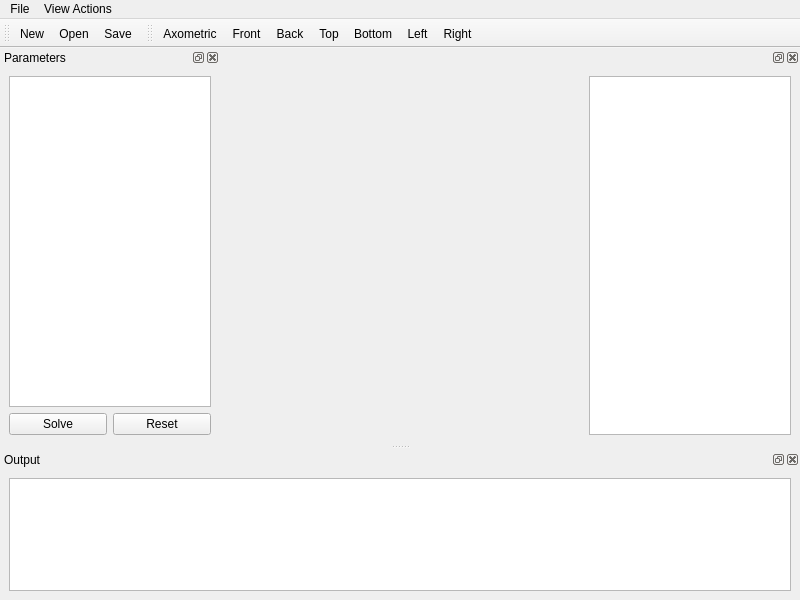
<?xml version="1.0" encoding="UTF-8"?>
<ui version="4.0">
 <class>FEMWindow</class>
 <widget class="QMainWindow" name="FEMWindow">
  <property name="geometry">
   <rect>
    <x>0</x>
    <y>0</y>
    <width>800</width>
    <height>600</height>
   </rect>
  </property>
  <property name="minimumSize">
   <size>
    <width>800</width>
    <height>600</height>
   </size>
  </property>
  <property name="windowTitle">
   <string>FEngSIM</string>
  </property>
  <widget class="QWidget" name="centralwidget"/>
  <widget class="QMenuBar" name="menubar">
   <property name="geometry">
    <rect>
     <x>0</x>
     <y>0</y>
     <width>800</width>
     <height>25</height>
    </rect>
   </property>
   <widget class="QMenu" name="menuFile">
    <property name="title">
     <string>File</string>
    </property>
    <addaction name="actionNew"/>
    <addaction name="actionOpen"/>
    <addaction name="actionSave"/>
   </widget>
   <widget class="QMenu" name="menuView_Actions">
    <property name="title">
     <string>View Actions</string>
    </property>
    <addaction name="actionAxometric"/>
    <addaction name="actionFront"/>
    <addaction name="actionBack"/>
    <addaction name="actionTop"/>
    <addaction name="actionBottom"/>
    <addaction name="actionLeft"/>
    <addaction name="actionRight"/>
   </widget>
   <addaction name="menuFile"/>
   <addaction name="menuView_Actions"/>
  </widget>
  <widget class="QDockWidget" name="dockWidget">
   <property name="minimumSize">
    <size>
     <width>220</width>
     <height>156</height>
    </size>
   </property>
   <property name="maximumSize">
    <size>
     <width>220</width>
     <height>524287</height>
    </size>
   </property>
   <property name="windowTitle">
    <string>Parameters</string>
   </property>
   <attribute name="dockWidgetArea">
    <number>1</number>
   </attribute>
   <widget class="QWidget" name="dockWidgetContents">
    <layout class="QVBoxLayout" name="verticalLayout">
     <item>
      <widget class="QTableWidget" name="tableWidget"/>
     </item>
     <item>
      <layout class="QHBoxLayout" name="horizontalLayout_2">
       <item>
        <widget class="QPushButton" name="pushButton">
         <property name="text">
          <string>Solve</string>
         </property>
        </widget>
       </item>
       <item>
        <widget class="QPushButton" name="pushButton_2">
         <property name="text">
          <string>Reset</string>
         </property>
        </widget>
       </item>
      </layout>
     </item>
    </layout>
   </widget>
  </widget>
  <widget class="QDockWidget" name="dockWidget_2">
   <property name="minimumSize">
    <size>
     <width>220</width>
     <height>121</height>
    </size>
   </property>
   <property name="maximumSize">
    <size>
     <width>220</width>
     <height>524287</height>
    </size>
   </property>
   <attribute name="dockWidgetArea">
    <number>2</number>
   </attribute>
   <widget class="QWidget" name="dockWidgetContents_2">
    <layout class="QVBoxLayout" name="verticalLayout_2">
     <item>
      <widget class="QTableWidget" name="tableWidget_2"/>
     </item>
    </layout>
   </widget>
  </widget>
  <widget class="QDockWidget" name="dockWidget_3">
   <property name="minimumSize">
    <size>
     <width>96</width>
     <height>121</height>
    </size>
   </property>
   <property name="maximumSize">
    <size>
     <width>524287</width>
     <height>150</height>
    </size>
   </property>
   <property name="windowTitle">
    <string>Output</string>
   </property>
   <attribute name="dockWidgetArea">
    <number>8</number>
   </attribute>
   <widget class="QWidget" name="dockWidgetContents_3">
    <layout class="QHBoxLayout" name="horizontalLayout">
     <item>
      <widget class="QTextEdit" name="textEdit"/>
     </item>
    </layout>
   </widget>
  </widget>
  <widget class="QToolBar" name="toolBar">
   <property name="windowTitle">
    <string>toolBar</string>
   </property>
   <property name="iconSize">
    <size>
     <width>32</width>
     <height>32</height>
    </size>
   </property>
   <attribute name="toolBarArea">
    <enum>TopToolBarArea</enum>
   </attribute>
   <attribute name="toolBarBreak">
    <bool>false</bool>
   </attribute>
   <addaction name="actionNew"/>
   <addaction name="actionOpen"/>
   <addaction name="actionSave"/>
  </widget>
  <widget class="QToolBar" name="toolBar_2">
   <property name="windowTitle">
    <string>toolBar_2</string>
   </property>
   <property name="iconSize">
    <size>
     <width>32</width>
     <height>32</height>
    </size>
   </property>
   <attribute name="toolBarArea">
    <enum>TopToolBarArea</enum>
   </attribute>
   <attribute name="toolBarBreak">
    <bool>false</bool>
   </attribute>
   <addaction name="actionAxometric"/>
   <addaction name="actionFront"/>
   <addaction name="actionBack"/>
   <addaction name="actionTop"/>
   <addaction name="actionBottom"/>
   <addaction name="actionLeft"/>
   <addaction name="actionRight"/>
  </widget>
  <action name="actionNew">
   <property name="icon">
    <iconset resource="../FEMWindow.qrc">
     <normaloff>:/new/prefix1/figure/FEMWindow/a1.png</normaloff>:/new/prefix1/figure/FEMWindow/a1.png</iconset>
   </property>
   <property name="text">
    <string>New</string>
   </property>
  </action>
  <action name="actionOpen">
   <property name="icon">
    <iconset resource="../FEMWindow.qrc">
     <normaloff>:/new/prefix1/figure/FEMWindow/a3.png</normaloff>:/new/prefix1/figure/FEMWindow/a3.png</iconset>
   </property>
   <property name="text">
    <string>Open</string>
   </property>
  </action>
  <action name="actionSave">
   <property name="icon">
    <iconset resource="../FEMWindow.qrc">
     <normaloff>:/new/prefix1/figure/FEMWindow/a2.png</normaloff>:/new/prefix1/figure/FEMWindow/a2.png</iconset>
   </property>
   <property name="text">
    <string>Save</string>
   </property>
  </action>
  <action name="actionFront">
   <property name="icon">
    <iconset resource="../FEMWindow.qrc">
     <normaloff>:/new/prefix1/figure/FEMWindow/10.png</normaloff>:/new/prefix1/figure/FEMWindow/10.png</iconset>
   </property>
   <property name="text">
    <string>Front</string>
   </property>
  </action>
  <action name="actionBack">
   <property name="icon">
    <iconset resource="../FEMWindow.qrc">
     <normaloff>:/new/prefix1/figure/FEMWindow/11.png</normaloff>:/new/prefix1/figure/FEMWindow/11.png</iconset>
   </property>
   <property name="text">
    <string>Back</string>
   </property>
  </action>
  <action name="actionTop">
   <property name="icon">
    <iconset resource="../FEMWindow.qrc">
     <normaloff>:/new/prefix1/figure/FEMWindow/12.png</normaloff>:/new/prefix1/figure/FEMWindow/12.png</iconset>
   </property>
   <property name="text">
    <string>Top</string>
   </property>
  </action>
  <action name="actionBottom">
   <property name="icon">
    <iconset resource="../FEMWindow.qrc">
     <normaloff>:/new/prefix1/figure/FEMWindow/13.png</normaloff>:/new/prefix1/figure/FEMWindow/13.png</iconset>
   </property>
   <property name="text">
    <string>Bottom</string>
   </property>
  </action>
  <action name="actionLeft">
   <property name="icon">
    <iconset resource="../FEMWindow.qrc">
     <normaloff>:/new/prefix1/figure/FEMWindow/14.png</normaloff>:/new/prefix1/figure/FEMWindow/14.png</iconset>
   </property>
   <property name="text">
    <string>Left</string>
   </property>
  </action>
  <action name="actionRight">
   <property name="icon">
    <iconset resource="../FEMWindow.qrc">
     <normaloff>:/new/prefix1/figure/FEMWindow/15.png</normaloff>:/new/prefix1/figure/FEMWindow/15.png</iconset>
   </property>
   <property name="text">
    <string>Right</string>
   </property>
  </action>
  <action name="actionAxometric">
   <property name="icon">
    <iconset resource="../FEMWindow.qrc">
     <normaloff>:/new/prefix1/figure/FEMWindow/9.png</normaloff>:/new/prefix1/figure/FEMWindow/9.png</iconset>
   </property>
   <property name="text">
    <string>Axometric</string>
   </property>
  </action>
 </widget>
 <resources>
  <include location="../FEMWindow.qrc"/>
 </resources>
 <connections/>
</ui>
